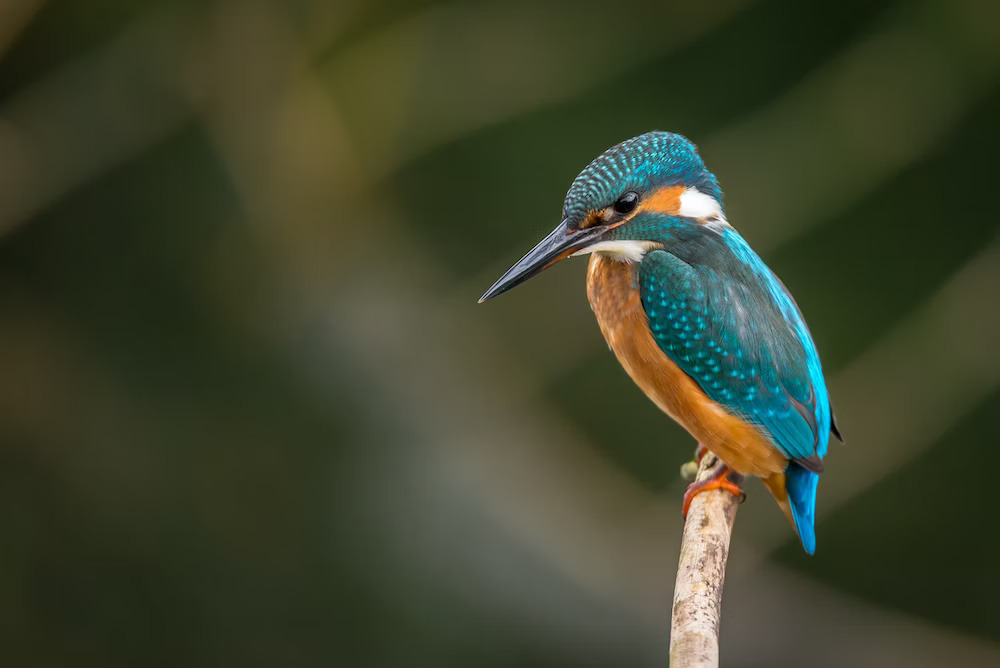
#> input picture bird.jpg, 1000 x 668 px, found by its file name
$ jupyter execute colortogrey.ipynb
#> lines starting #> are read from the running program, lines starting #| are printed output that depends on the picture
[cell 1]
import cv2 as cv
import sys

[cell 2]
img = cv.imread('/home/nmit/Downloads/bird.jpg')
#> img is the input picture: shape (668, 1000, 3); mean B, G, R 45.2, 67.6, 61.7
img

[cell 3]
if img is None:
    sys.exit("Could not read the image.")

[cell 4]
img1 = cv.imshow('Original Image', img)
cv.waitKey(5)

[cell 5]
gray_img = cv.cvtColor(img, cv.COLOR_BGR2GRAY)
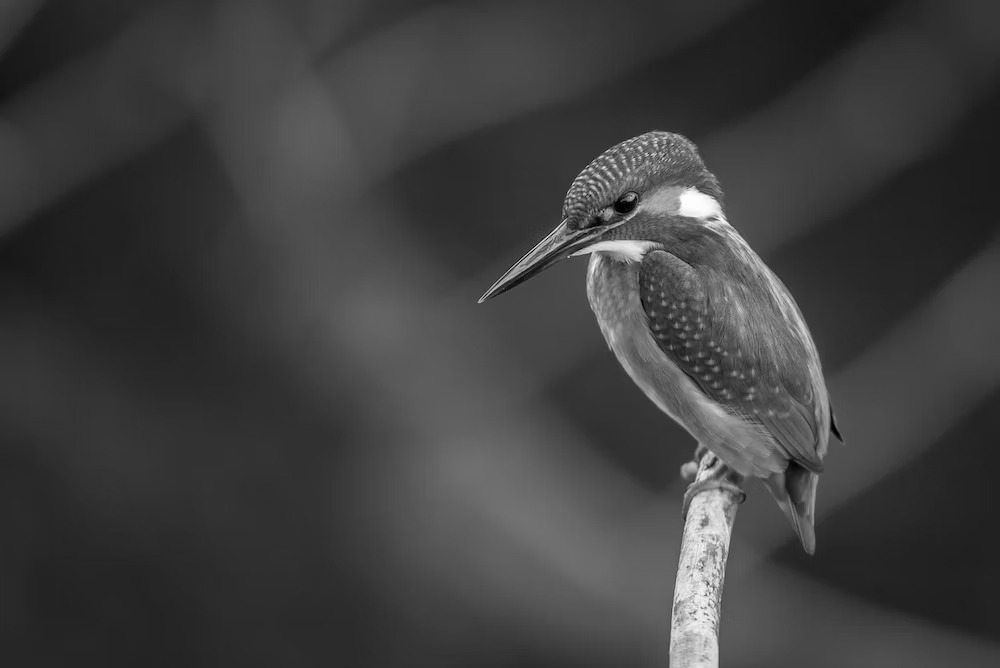
#> gray_img: shape (668, 1000); min 0, max 255, mean 63.3


$ run again, with clustering-algorithms-in-Machine-Learning.jpg copied over bird.jpg
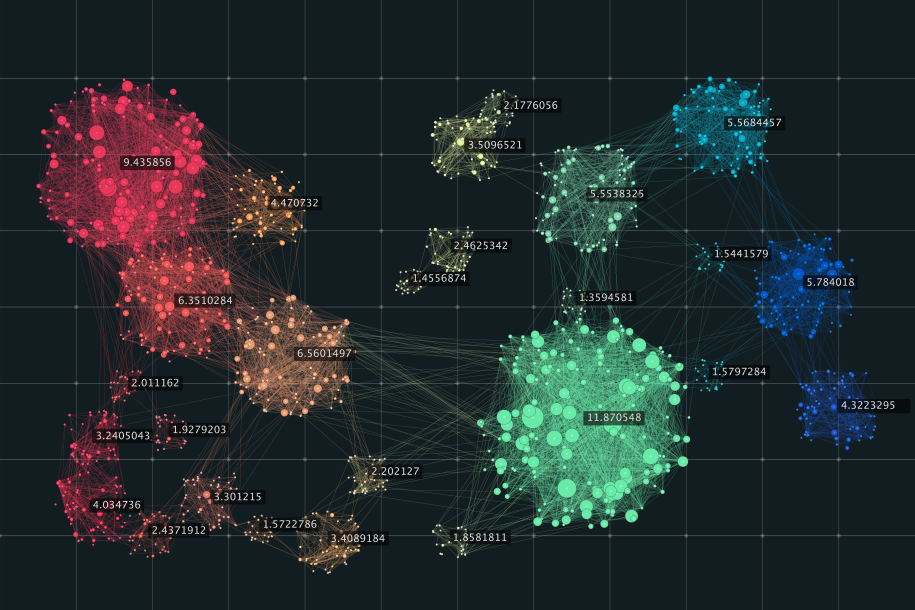
#> input picture clustering-algorithms-in-Machine-Learning.jpg, 2745 x 1830 px, found by its file name (shown at 1/3 size)
#> img is the input picture: shape (1830, 2745, 3); mean B, G, R 46.5, 44.9, 36.2
#> `gray_img = cv.cvtColor(img, cv.COLOR_BGR2GRAY)`:
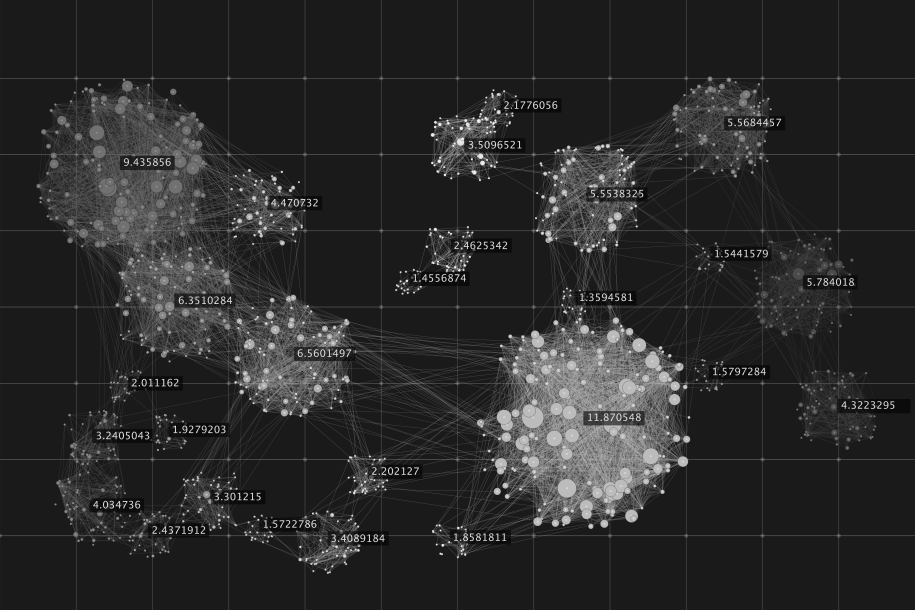
#> gray_img: shape (1830, 2745) (shown at 1/3 size); min 7, max 242, mean 42.3
